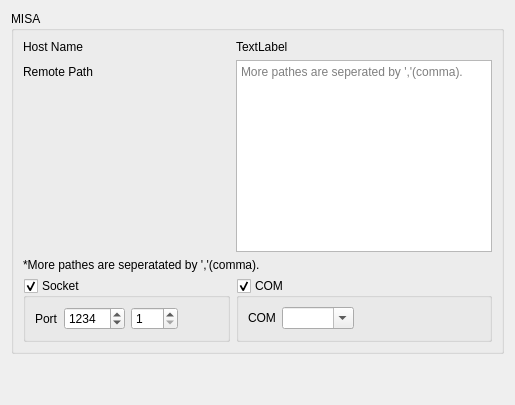
     <widget class="QWidget" name="tab_10">
      <attribute name="title">
       <string>MISA</string>
      </attribute>
      <layout class="QGridLayout" name="gridLayout_12">
       <item row="0" column="0">
        <widget class="QGroupBox" name="groupBox_9">
         <property name="title">
          <string>MISA</string>
         </property>
         <layout class="QFormLayout" name="formLayout_5">
          <item row="2" column="0">
           <widget class="QLabel" name="label_26">
            <property name="text">
             <string>Remote Path</string>
            </property>
           </widget>
          </item>
          <item row="1" column="0">
           <widget class="QLabel" name="label_50">
            <property name="text">
             <string>Host Name</string>
            </property>
           </widget>
          </item>
          <item row="1" column="1">
           <widget class="QLabel" name="labelHostName">
            <property name="text">
             <string>TextLabel</string>
            </property>
           </widget>
          </item>
          <item row="5" column="0">
           <widget class="QGroupBox" name="gpSocket">
            <property name="title">
             <string>Socket</string>
            </property>
            <property name="checkable">
             <bool>true</bool>
            </property>
            <layout class="QGridLayout" name="gridLayout_5">
             <item row="0" column="3">
              <spacer name="horizontalSpacer_3">
               <property name="orientation">
                <enum>Qt::Horizontal</enum>
               </property>
               <property name="sizeHint" stdset="0">
                <size>
                 <width>40</width>
                 <height>20</height>
                </size>
               </property>
              </spacer>
             </item>
             <item row="0" column="0">
              <widget class="QLabel" name="label_25">
               <property name="text">
                <string>Port</string>
               </property>
              </widget>
             </item>
             <item row="0" column="1">
              <widget class="QSpinBox" name="spinMisaSocket">
               <property name="maximum">
                <number>65535</number>
               </property>
               <property name="value">
                <number>1234</number>
               </property>
              </widget>
             </item>
             <item row="0" column="2">
              <widget class="QSpinBox" name="spinServerCnt">
               <property name="minimum">
                <number>1</number>
               </property>
               <property name="maximum">
                <number>128</number>
               </property>
              </widget>
             </item>
            </layout>
           </widget>
          </item>
          <item row="5" column="1">
           <widget class="QGroupBox" name="gpComPort">
            <property name="title">
             <string>COM</string>
            </property>
            <property name="checkable">
             <bool>true</bool>
            </property>
            <layout class="QGridLayout" name="gridLayout_6">
             <item row="1" column="0">
              <widget class="QLabel" name="label_48">
               <property name="text">
                <string>COM</string>
               </property>
              </widget>
             </item>
             <item row="1" column="2">
              <spacer name="horizontalSpacer_6">
               <property name="orientation">
                <enum>Qt::Horizontal</enum>
               </property>
               <property name="sizeHint" stdset="0">
                <size>
                 <width>40</width>
                 <height>20</height>
                </size>
               </property>
              </spacer>
             </item>
             <item row="1" column="1">
              <widget class="QComboBox" name="cmbComPort">
               <property name="editable">
                <bool>true</bool>
               </property>
              </widget>
             </item>
            </layout>
           </widget>
          </item>
          <item row="4" column="0" colspan="2">
           <widget class="QLabel" name="label_32">
            <property name="text">
             <string>*More pathes are seperatated by ','(comma).</string>
            </property>
           </widget>
          </item>
          <item row="2" column="1">
           <widget class="QPlainTextEdit" name="edtRemotePath">
            <property name="placeholderText">
             <string>More pathes are seperated by ','(comma).</string>
            </property>
           </widget>
          </item>
         </layout>
        </widget>
       </item>
       <item row="1" column="0">
        <spacer name="verticalSpacer_2">
         <property name="orientation">
          <enum>Qt::Vertical</enum>
         </property>
         <property name="sizeHint" stdset="0">
          <size>
           <width>20</width>
           <height>40</height>
          </size>
         </property>
        </spacer>
       </item>
      </layout>
     </widget>
